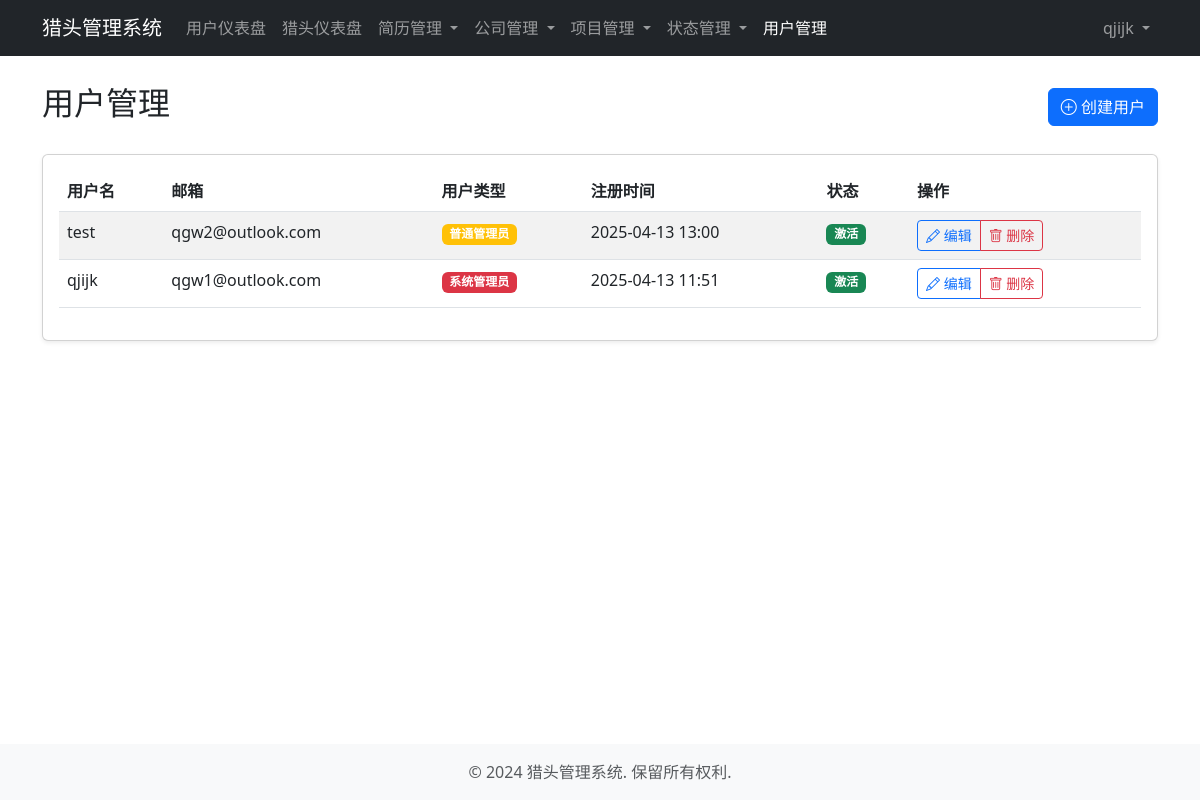
Screenshot of /accounts/users/ (signed in) with the database file from the repository.
### accounts/models.py (models this page shows, shortened)
class User(AbstractUser):
    SYSTEM_ADMIN = 'system_admin'  # 系统管理员
    ADMIN = 'admin'  # 普通管理员
    NORMAL_USER = 'normal_user'  # 普通用户
    USER_TYPE_CHOICES = [
        (SYSTEM_ADMIN, '系统管理员'),
        (ADMIN, '普通管理员'),
        (NORMAL_USER, '普通用户'),
    ]
    email = models.EmailField(unique=True, verbose_name='邮箱')
    username = models.CharField(max_length=50, unique=True, verbose_name='用户名')
    user_type = models.CharField(
        max_length=20,
        choices=USER_TYPE_CHOICES,
        default=NORMAL_USER,
        verbose_name='用户类型'
    )
    phone = models.CharField(max_length=15, blank=True, null=True, verbose_name='电话')
    is_active = models.BooleanField(default=True, verbose_name='是否激活')
    date_joined = models.DateTimeField(auto_now_add=True, verbose_name='注册时间')
    objects = UserManager()
    USERNAME_FIELD = 'email'
    REQUIRED_FIELDS = ['username']
    class Meta:
        verbose_name = '用户'
        verbose_name_plural = verbose_name
        ordering = ['-date_joined']
    @property
    def is_system_admin(self):
        return self.user_type == self.SYSTEM_ADMIN

### accounts/views.py (the view)
# urls.py: path('users/', views.user_list, name='user_list'),
@system_admin_required
def user_list(request):
    users = User.objects.all()
    return render(request, 'accounts/user_list.html', {'users': users})

### templates/accounts/user_list.html (shortened to what this page needs)
{% extends 'base/base.html' %}
{% block content %}
<div class="d-flex justify-content-between align-items-center mb-4">
    <h2>用户管理</h2>
    <a href="{% url 'user_create' %}" class="btn btn-primary">
        <i class="bi bi-plus-circle"></i> 创建用户
    </a>
</div>
<div class="card shadow-sm">
    <div class="card-body">
        <div class="table-responsive">
            <table class="table table-striped table-hover">
                <thead>
                    <tr>
                        <th>用户名</th>
                        <th>邮箱</th>
                        <th>用户类型</th>
                        <th>注册时间</th>
                        <th>状态</th>
                        <th>操作</th>
                    </tr>
                </thead>
                <tbody>
                    {% for user in users %}
                    <tr>
                        <td>{{ user.username }}</td>
                        <td>{{ user.email }}</td>
                        <td>
                            {% if user.user_type == 'system_admin' %}
                            <span class="badge bg-danger">系统管理员</span>
                            {% elif user.user_type == 'admin' %}
                            <span class="badge bg-warning">普通管理员</span>
                            {% else %}
                            <span class="badge bg-info">普通用户</span>
                            {% endif %}
                        </td>
                        <td>{{ user.date_joined|date:"Y-m-d H:i" }}</td>
                        <td>
                            {% if user.is_active %}
                            <span class="badge bg-success">激活</span>
                            {% else %}
                            <span class="badge bg-secondary">禁用</span>
                            {% endif %}
                        </td>
                        <td>
                            <div class="btn-group btn-group-sm" role="group">
                                <a href="{% url 'user_update' user.id %}" class="btn btn-outline-primary">
                                    <i class="bi bi-pencil"></i> 编辑
                                </a>
                                <a href="{% url 'user_delete' user.id %}" class="btn btn-outline-danger">
                                    <i class="bi bi-trash"></i> 删除
                                </a>
                            </div>
                        </td>
                    </tr>
                    {% empty %}
                    <tr>
                        <td colspan="6" class="text-center">没有用户数据</td>
                    </tr>
                    {% endfor %}
                </tbody>
            </table>
        </div>
    </div>
</div>
{% endblock %}
{% block extra_css %}
<link rel="stylesheet" href="https://cdn.jsdelivr.net/npm/bootstrap-icons@1.10.0/font/bootstrap-icons.css">
{% endblock %}

### templates/base/navbar.html (shortened to what this page needs)
<nav class="navbar navbar-expand-lg navbar-dark bg-dark fixed-top">
    <div class="container">
        <a class="navbar-brand" href="{% url 'dashboard' %}">猎头管理系统</a>
        <div class="collapse navbar-collapse" id="navbarNav">
            {% if user.is_authenticated %}
            <ul class="navbar-nav me-auto">
                <li class="nav-item">
                    <a class="nav-link {% if request.path == '/accounts/dashboard/' %}active{% endif %}" href="{% url 'dashboard' %}">用户仪表盘</a>
                </li>
                <li class="nav-item">
                    <a class="nav-link {% if request.path == '/headhunting/dashboard/' %}active{% endif %}" href="{% url 'hr_dashboard' %}">猎头仪表盘</a>
                </li>
                <li class="nav-item dropdown">
                    <a class="nav-link dropdown-toggle {% if '/headhunting/resumes/' in request.path %}active{% endif %}" href="#" role="button" data-bs-toggle="dropdown" aria-expanded="false">
                        简历管理
                    </a>
                </li>
                {% if user.is_system_admin or user.is_admin %}
                <li class="nav-item dropdown">
                    <a class="nav-link dropdown-toggle {% if '/headhunting/companies/' in request.path %}active{% endif %}" href="#" role="button" data-bs-toggle="dropdown" aria-expanded="false">
                        公司管理
                    </a>
                </li>
                <li class="nav-item dropdown">
                    <a class="nav-link dropdown-toggle {% if '/headhunting/projects/' in request.path %}active{% endif %}" href="#" role="button" data-bs-toggle="dropdown" aria-expanded="false">
                        项目管理
                    </a>
                </li>
                <li class="nav-item dropdown">
                    <a class="nav-link dropdown-toggle {% if 'status' in request.path %}active{% endif %}" href="#" role="button" data-bs-toggle="dropdown" aria-expanded="false">
                        状态管理
                    </a>
                </li>
                {% endif %}
                {% if user.is_system_admin %}
                <li class="nav-item">
                    <a class="nav-link {% if '/accounts/users/' in request.path %}active{% endif %}" href="{% url 'user_list' %}">用户管理</a>
                </li>
                {% endif %}
            </ul>
            <ul class="navbar-nav ms-auto">
                <li class="nav-item dropdown">
                    <a class="nav-link dropdown-toggle" href="#" id="navbarDropdown" role="button" data-bs-toggle="dropdown" aria-expanded="false">
                        {{ user.username }}
                    </a>
                </li>
            </ul>
            {% endif %}
        </div>
    </div>
</nav>

### templates/base/base.html (style rules this page uses)
body { padding-top: 60px; min-height: 100vh; display: flex; flex-direction: column; }

### rows the page displays
User: username "qjijk", email "qgw1@outlook.com", user_type "系统管理员", date_joined "2025-04-13 11:51", is_active "激活"
User: username "test", email "qgw2@outlook.com", user_type "普通管理员", date_joined "2025-04-13 13:00", is_active "激活"
